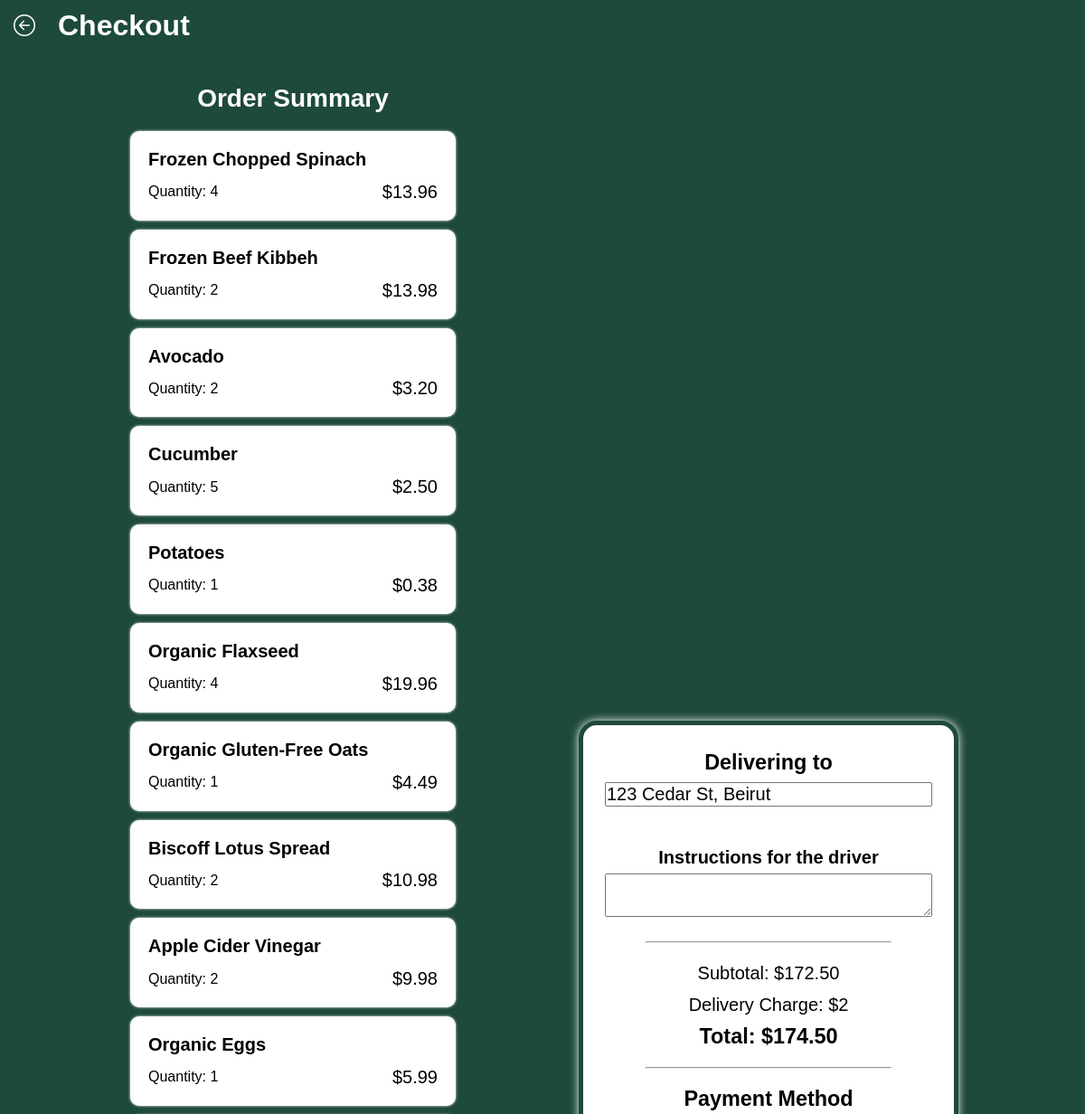
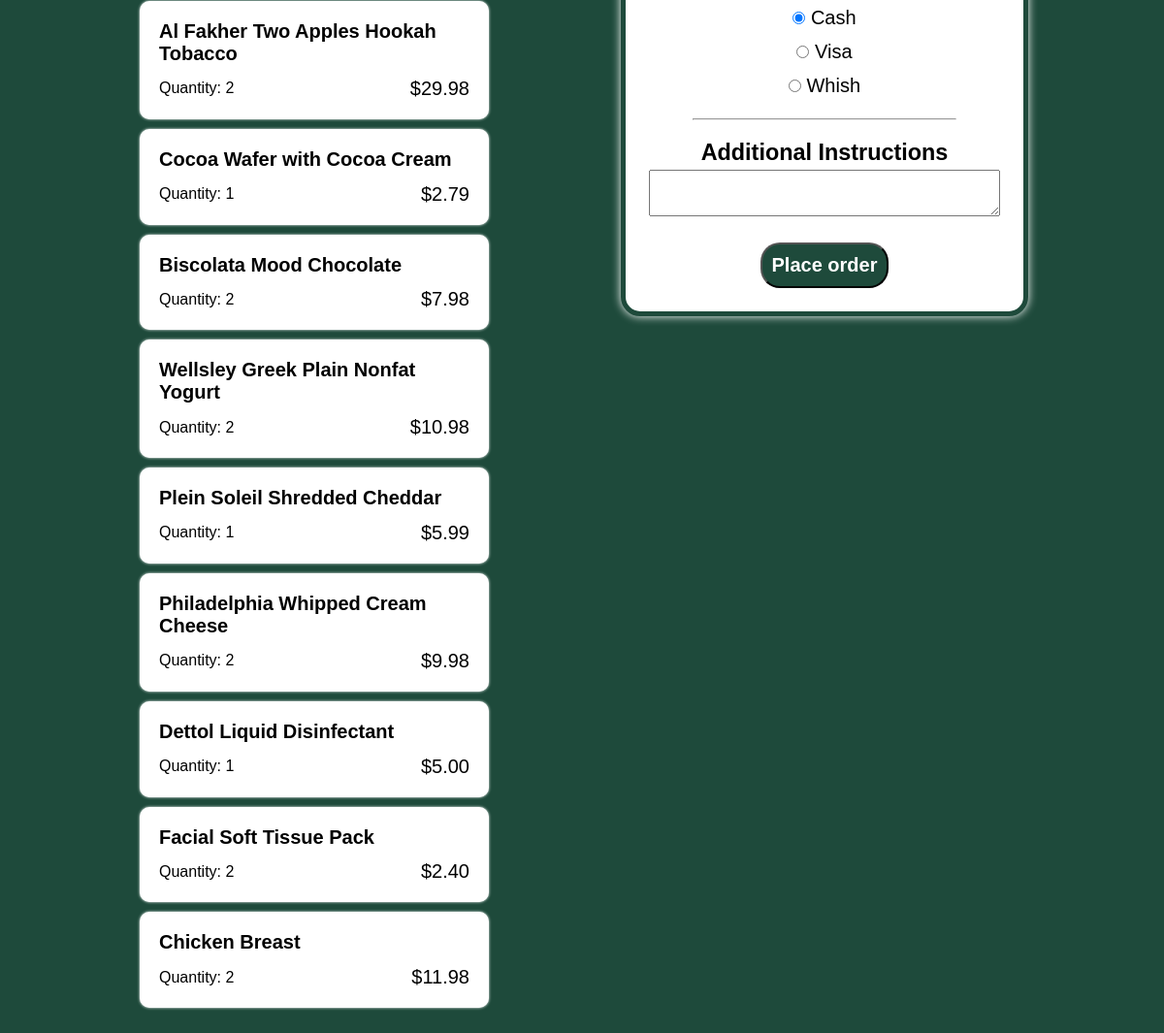
/frontend/checkout.php (signed in), run on the app's committed database (2 pictures, top to bottom).
### tables this page shows
CREATE TABLE IF NOT EXISTS `cart` (
  `id` int NOT NULL AUTO_INCREMENT,
  `user_id` int NOT NULL,
  `product_id` int NOT NULL,
  `product_name` varchar(100) NOT NULL,
  `product_img` varchar(255) NOT NULL,
  `product_price` varchar(20) NOT NULL,
  `quantity` varchar(20) NOT NULL,
  PRIMARY KEY (`id`,`product_id`)
);

CREATE TABLE IF NOT EXISTS `users` (
  `ID` int NOT NULL AUTO_INCREMENT,
  `Fname` varchar(50) NOT NULL,
  `Lname` varchar(50) NOT NULL,
  `phone` varchar(20) NOT NULL,
  `username` varchar(50) NOT NULL,
  `Email` varchar(254) NOT NULL,
  `address` varchar(255) NOT NULL,
  `Password` varchar(255) NOT NULL,
  PRIMARY KEY (`ID`)
);

### frontend/checkout.php (the view, shortened to what this page needs)
<?php
    $host = "localhost";
    $user = "root";
    $password = "";
    $dbname = "grocergo";
    $conn = mysqli_connect($host, $user, $password, $dbname);
    $user_id = $_SESSION['user_id'];
?>
<!DOCTYPE html>
<html lang="en">
<head>
    <link rel="stylesheet" href="..\styling\checkoutStyle.css">
    <link rel="stylesheet" href="https://cdn.jsdelivr.net/npm/bootstrap-icons@1.11.3/font/bootstrap-icons.min.css">
</head>
<body>
    <header>
        <div class="top">
            <a href="..\frontend\cart.php"><i class="bi bi-arrow-left-circle"></i></a>
            <h1>Checkout</h1>
        </div>
    </header>
    <div class="checkout-details">
        <section>
            <div class="order-summary" id="order">
                <h2>Order Summary</h2>
            <?php
                $sql = "SELECT * FROM cart WHERE user_id = '$user_id'";
                $result = mysqli_query($conn, $sql);
                $grand_total = 0;
                while($row = mysqli_fetch_assoc($result)) {
                    $total_price = (float)$row['quantity'] * (float)substr($row['product_price'], 1)
            ?>
                <div class="order-item">
                <h4><?= $row['product_name'] ?></h4>
                <div class="amount-price">
                    <p style="font-size: 1rem">Quantity: <?= $row['quantity'] ?></p>
                    <p id="price">$<?= number_format($total_price, 2) ?></p>
                </div>
        </div>
            <?php
                    $grand_total += $total_price;
                }
            ?>
            </div>
        </section>
        <section>
            <div class="address-paymentmethod-total">
            <form action="<?php echo htmlspecialchars($_SERVER["PHP_SELF"]);?>" method="post">
                <div class="wrapper">
                        <div class="address">
                            <h3>Delivering to</h3>
                                <?php
                                    $sql = "SELECT address FROM users WHERE id = '$user_id' LIMIT 1";
                                    $result = mysqli_query($conn, $sql);
                                    while($row = mysqli_fetch_assoc($result)) {
                                ?>
                                <input type="text" name="address" value="<?= $row['address']?>" required/>
                                <?php } ?>
                            <h4><br>Instructions for the driver</h4>
                            <textarea name="message" rows="2" cols="30"></textarea>
                        </div>
                        <hr width="75%">
                        <div class="total" id="total">
                            <p>Subtotal: $<?= number_format($grand_total, 2) ?></p>
                            <p>Delivery Charge: $2</p>
                            <h3>Total: $<?= number_format($grand_total + 2, 2) ?></p>
                        </div>
                        <hr width="75%">
                        <div class="payment-method">
                            <h3>Payment Method</h3>
                            <input type="radio" id="cash" name="payment-method" value="Cash" checked>
                            <label for="cash">Cash</label>
                            <br>
                            <input type="radio" name="payment-method" id="visa" value="Visa">
                            <label for="visa">Visa</label>
                            <br>
                            <input type="radio" name="payment-method" id="whish" value="Whish">
                            <label for="whish">Whish</label>
                            <br>
                        </div>
                        <hr width="75%">
                        <div class="instructions">
                            <h3>Additional Instructions</h3>
                            <textarea name="message" rows="2" cols="30"></textarea>
                        </div>
                        <a href="..\frontend\Reviews.php"><input type="submit" value="Place order" class="submit"/></a>
                </div>
            </form>
            </div>
        </section>
    </div>
</body>
</html>

### styling/checkoutStyle.css (style rules this page uses)
* { margin: 0; padding: 0; box-sizing: border-box; font-family: sans-serif; }
body { background-color: #1e4a3b; color: white; }
.top { display: inline-flex; gap : 20px; align-items: center; padding: 10px; }
.bi-arrow-left-circle { font-size: 1.5rem; width: 50%; height: 50%; color: white; border-radius: 50%; padding: 5px; cursor: pointer; }
textarea { resize: none; }
input[type="text"], textarea { font-size: 1.25rem; resize: vertical; width: 100%; }
.checkout-details { display: flex; padding: 2vh 2vw; align-items: center; gap: 1rem; }
.order-summary h2 { color: white; text-align: center; margin: 10px; font-size: 1.75rem; }
.order-summary { display: grid; grid-template-columns: repeat(1, 30vw); color: black; flex: 1; justify-content: center; gap: 10px; padding: 10px; width: 50vw; font-size: 1.25rem; }
.order-item { background-color: white; border-radius: 10px; padding: 20px; font-size: 1.25rem; box-shadow: 0 0 3px rgba(255, 255, 255); overflow: auto; min-height: 5rem; align-content: center; }
.amount-price { display: flex; justify-content: space-between; align-items: center; margin-top: 0.8rem; flex-wrap: wrap; gap: 0.25rem 1rem; }
.address-paymentmethod-total { color: black; flex: 1; justify-content: center; }
.wrapper { display: flex; flex-direction: column; gap: 1rem; justify-content: center; align-items: center; text-align: center; min-height: 70vh; width: 35vw; padding: 1.5rem; background-color: white; box-shadow: 0 0 10px white; border: 5px solid #1e4a3b; border-radius: 20px; font-size: 1.25rem; line-height: 35px; }
.total { text-align: center; font-size: 1.25rem; }
.submit { font-size: 1.25rem; font-weight: bold; background-color: #1e4a3b; color: white; padding: 10px; border-radius: 20px; cursor: pointer; transition: all 0.3s ease-in-out; }

### data on the page
cart: product_name "Frozen Chopped Spinach", quantity "4", total_price "13.96"
cart: product_name "Frozen Beef Kibbeh", quantity "2", total_price "13.98"
cart: product_name "Avocado", quantity "2", total_price "3.20"
cart: product_name "Cucumber", quantity "5", total_price "2.50"
cart: product_name "Potatoes", quantity "1", total_price "0.38"
cart: product_name "Organic Flaxseed", quantity "4", total_price "19.96"
cart: product_name "Organic Gluten-Free Oats", quantity "1", total_price "4.49"
cart: product_name "Biscoff Lotus Spread", quantity "2", total_price "10.98"
cart: product_name "Apple Cider Vinegar", quantity "2", total_price "9.98"
cart: product_name "Organic Eggs", quantity "1", total_price "5.99"
cart: product_name "Al Fakher Two Apples Hookah Tobacco", quantity "2", total_price "29.98"
cart: product_name "Cocoa Wafer with Cocoa Cream", quantity "1", total_price "2.79"
cart: product_name "Biscolata Mood Chocolate", quantity "2", total_price "7.98"
cart: product_name "Wellsley Greek Plain Nonfat Yogurt", quantity "2", total_price "10.98"
cart: product_name "Plein Soleil Shredded Cheddar", quantity "1", total_price "5.99"
cart: product_name "Philadelphia Whipped Cream Cheese", quantity "2", total_price "9.98"
cart: product_name "Dettol Liquid Disinfectant", quantity "1", total_price "5.00"
cart: product_name "Facial Soft Tissue Pack", quantity "2", total_price "2.40"
cart: product_name "Chicken Breast", quantity "2", total_price "11.98"
users: address "123 Cedar St, Beirut"

### other printed values
$grand_total "172.50"
$grand_total + 2 "174.50"
